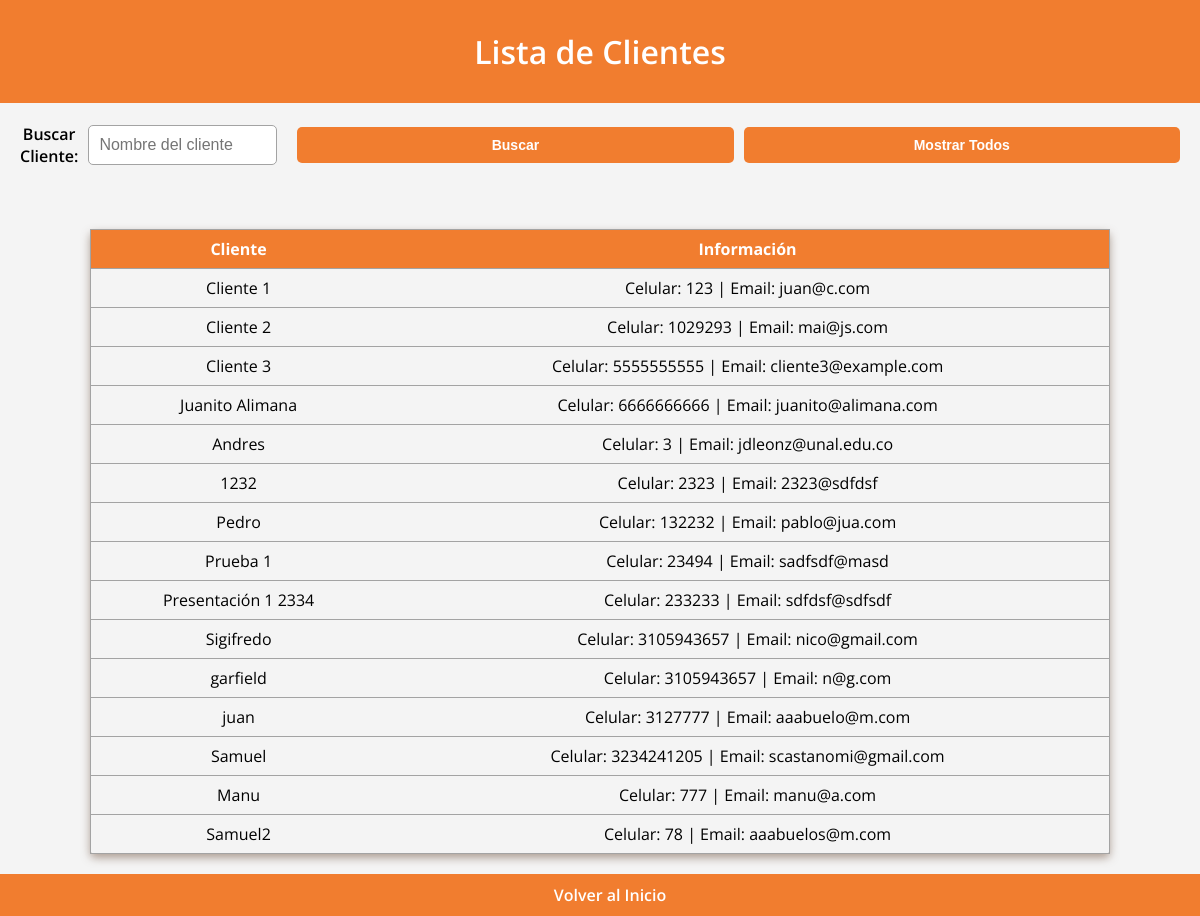
/lista_clientes, run on an earlier commit of the app's database.
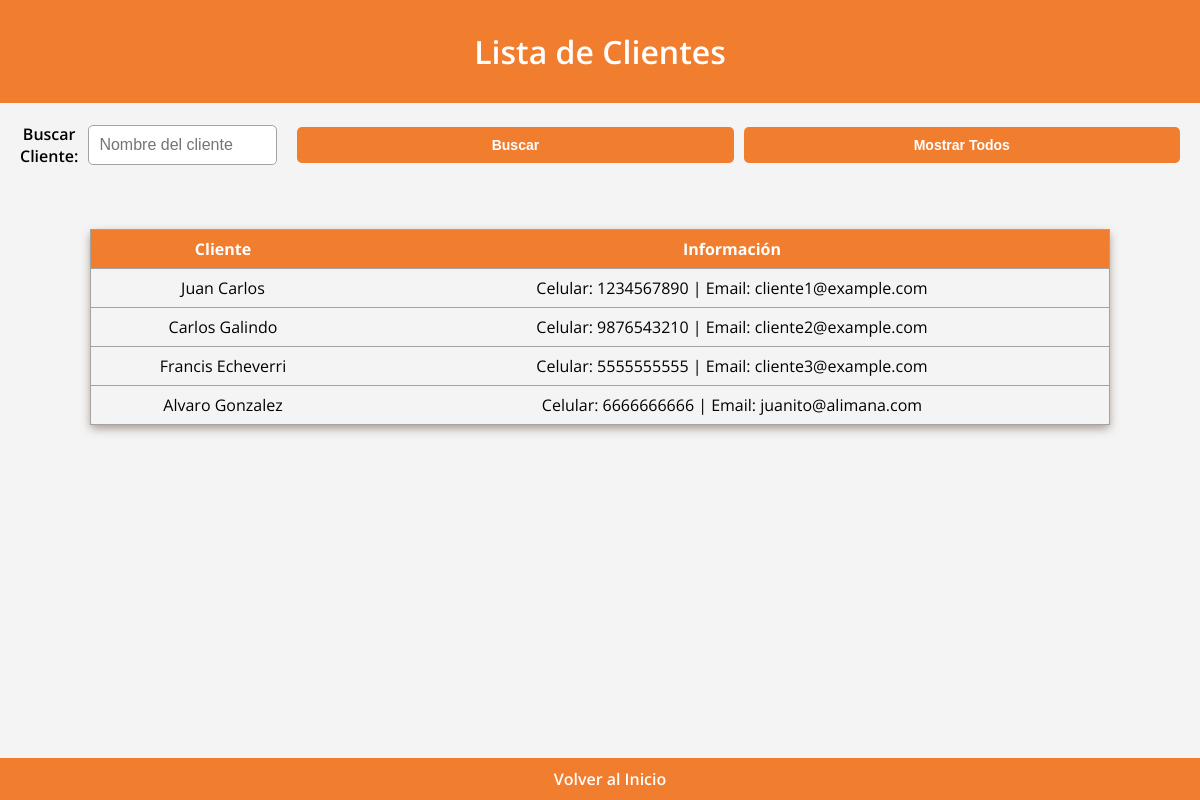
And on a later commit of the database.
### app.py (models this page shows, shortened)
class Cliente(db.Model):
    id = db.Column(db.Integer, primary_key=True)
    nombre = db.Column(db.String(100), nullable=False)
    celular = db.Column(db.Integer, nullable=False)
    email = db.Column(db.String(100), nullable=False)
    """
    cotizacion_id = db.Column(db.Integer, db.ForeignKey('cotizacion.id'))
    cotizaciones = db.relationship('Cotizacion', back_populates='clienten', order_by='Cotizacion.id')
    """

### app.py (the view)
@app.route('/lista_clientes')
def listar_clientes():
    clientes = Cliente.query.all()
    return render_template('lista_clientes.html', clientes=clientes)

### templates/lista_clientes.html (shortened to what this page needs)
<!DOCTYPE html>
<html lang="es">
<head>
    <link rel="stylesheet" href="{{ url_for('static', filename='styleListaCotizaciones.css') }}">
</head>
<body>
    <header>
        <h1>Lista de Clientes</h1>
    </header>
    <div class="content">
        <div class="busqueda">
            <label for="buscar">Buscar Cliente:</label>
            <input type="text" id="buscar" placeholder="Nombre del cliente">
            <button onclick="buscarCliente()">Buscar</button>
            <button onclick="mostrarTodosClientes()">Mostrar Todos</button>
        </div>
        <br>
        <table id="myTable">
            <thead>
                <tr>
                    <th>Cliente</th>
                    <th>Información</th>
                </tr>
            </thead>
            <tbody>
                {% for cliente in clientes %}
                <tr>
                    <td>{{ cliente.nombre }}</td>
                    <td>Celular: {{ cliente.celular }} | Email: {{ cliente.email }}</td>
                </tr>
                {% endfor %}
            </tbody>
        </table>
    </div>
    <footer>
        <a href="/" class="support-link">Volver al Inicio</a>
    </footer>
</body>
</html>

What changed in the data, as far as the page shows it:
removed Cliente: nombre "Cliente 1", celular "123", email "juan@c.com"
removed Cliente: nombre "Cliente 2", celular "1029293", email "mai@js.com"
removed Cliente: nombre "Andres", celular "3", email "jdleonz@unal.edu.co"
removed Cliente: nombre "1232", celular "2323", email "2323@sdfdsf"
removed Cliente: nombre "Pedro", celular "132232", email "pablo@jua.com"
removed Cliente: nombre "Prueba 1", celular "23494", email "sadfsdf@masd"
removed Cliente: nombre "Presentación 1 2334", celular "233233", email "sdfdsf@sdfsdf"
removed Cliente: nombre "Sigifredo", celular "3105943657", email "nico@gmail.com"
removed Cliente: nombre "garfield", celular "3105943657", email "n@g.com"
removed Cliente: nombre "juan", celular "3127777", email "aaabuelo@m.com"
removed Cliente: nombre "Samuel", celular "3234241205", email "scastanomi@gmail.com"
removed Cliente: nombre "Manu", celular "777", email "manu@a.com"
removed Cliente: nombre "Samuel2", celular "78", email "aaabuelos@m.com"
added Cliente: nombre "Juan Carlos", celular "1234567890", email "cliente1@example.com"
added Cliente: nombre "Carlos Galindo", celular "9876543210", email "cliente2@example.com"
changed Cliente "cliente3@example.com": nombre "Cliente 3" → "Francis Echeverri"
changed Cliente "juanito@alimana.com": nombre "Juanito Alimana" → "Alvaro Gonzalez"
